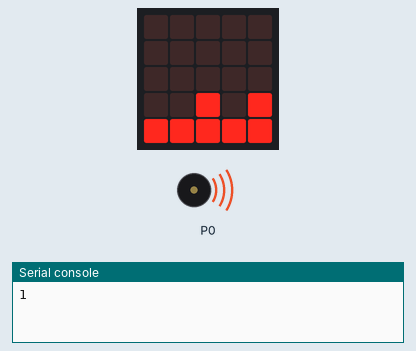
Recording of a program running on a simulated BBC micro:bit (MakeCode). On the bench: the board's 5×5 LED display, buzzer (waves = sounding), the last lines printed to the serial console.

Above: at 0.6 s.
At 2.1 s:
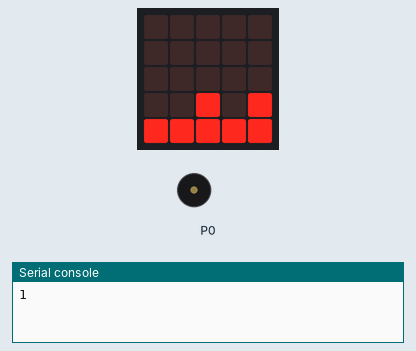
At 4.6 s:
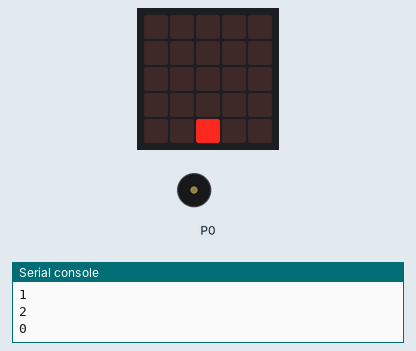
Timing chart, 0 to 6.1 s (numbered marks = the images above):
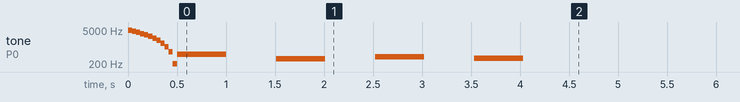

Measured:
- what the display in image 0 shows lasts 4.0 s, from 0.5 s to 4.5 s

The program:

main.ts
```typescript
music.play(music.createSoundExpression(WaveShape.Sine, 5000, 0, 255, 0, 500, SoundExpressionEffect.None, InterpolationCurve.Linear), music.PlaybackMode.UntilDone)
led.plotBarGraph(
1,
5
)
led.plot(4, 3)
music.play(music.stringPlayable("B - E - G - F - ", 120), music.PlaybackMode.UntilDone)
led.unplot(0, 0)
led.plotBarGraph(
2,
7
)
led.unplot(4, 4)
led.plotBarGraph(
0,
0
)
music.play(music.stringPlayable("- - - - - - - - ", 120), music.PlaybackMode.UntilDone)
basic.forever(function () {

})
```

test.ts
```typescript
// Hier kann man Tests durchführen; diese Datei wird nicht kompiliert, wenn dieses Paket als Erweiterung verwendet wird.
```
